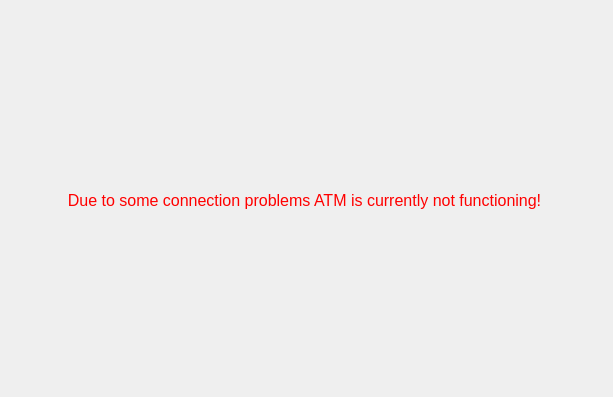
<?xml version="1.0" encoding="UTF-8"?>
<ui version="4.0">
 <class>ServerErrorWidget</class>
 <widget class="QWidget" name="ServerErrorWidget">
  <property name="geometry">
   <rect>
    <x>0</x>
    <y>0</y>
    <width>613</width>
    <height>397</height>
   </rect>
  </property>
  <property name="windowTitle">
   <string>Form</string>
  </property>
  <widget class="QLabel" name="errorLabel">
   <property name="geometry">
    <rect>
     <x>-10</x>
     <y>100</y>
     <width>629</width>
     <height>201</height>
    </rect>
   </property>
   <property name="styleSheet">
    <string notr="true">#errorLabel { 
	color: red; 
	font-size: 12pt;
}</string>
   </property>
   <property name="text">
    <string>Due to some connection problems ATM is currently not functioning!</string>
   </property>
   <property name="alignment">
    <set>Qt::AlignCenter</set>
   </property>
  </widget>
 </widget>
 <resources/>
 <connections/>
</ui>
